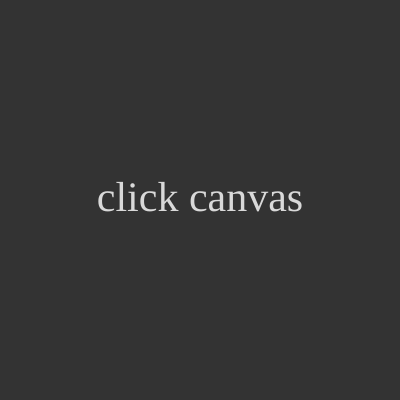
Frame 1 (no input)
Frame 60 (no input): identical to frame 1, image omitted
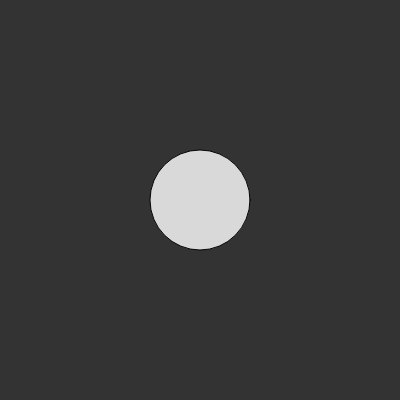
Frame 120 (the mouse pressed at the canvas centre since frame 60)

The p5.js sketch that drew these frames (run headless with seeded random() and noise() and a simulated clock; from frame 60 on, the mouse is pressed at the canvas centre):

// p5.js sketch
// ── sketch.js
let delay = 3000; // 1000 = 1 sec
let currentClickTime = 0;
let showObj = 0;

function setup() {
	createCanvas(400, 400);
}

function draw() {
	background(51);
	showHide();
}

function mousePressed() {
	currentCickTime = int(millis());
	showObj = currentCickTime + delay;
	//console.log(currentCickTime);
}

function showHide() {
	fill(217);
	if (showObj > millis()) {
		ellipse(200, 200, 100, 100);
	} else {
	textFont('Avenir');
	textAlign(CENTER,CENTER);
	textSize(42);
	text('click canvas', width >> 1, height>>1);
	}
}
